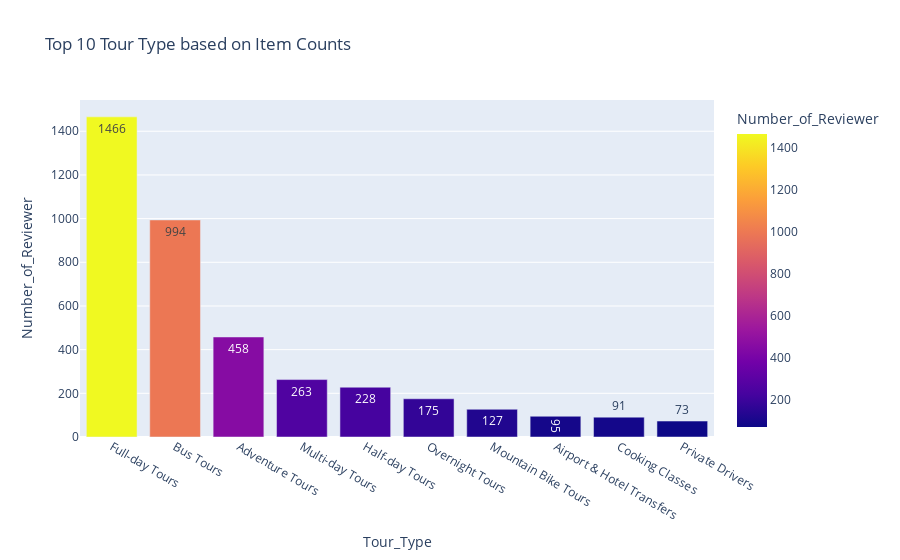

Here is the notebook cell this chart was saved with:
### Code cell
# Calculate the counts for each Tour_Type
counts = df3.groupby('Tour_Type').count().reset_index()

# Sort the values by descending order of count and select top 10
counts = counts.sort_values(by='Number_of_Reviewer', ascending=False)[:10]

# Create the histogram using plotly express
fig = px.bar(counts, x='Tour_Type', y='Number_of_Reviewer', 
                   color='Number_of_Reviewer',text_auto=True,
                   title='Top 10 Tour Type based on Item Counts')

# Display the histogram
fig.show()

### Figure 1 — Plotly figure (JSON) as saved in the notebook; plotly's stock layout.template omitted (floating-point values rounded to 4 significant figures)
{"data": [{"alignmentgroup": "True", "hovertemplate": "Tour_Type=%{x}<br>Number_of_Reviewer=%{marker.color}<extra></extra>", "legendgroup": "", "marker": {"color": [1466, 994, 458, 263, 228, 175, 127, 95, 91, 73], "coloraxis": "coloraxis", "pattern": {"shape": ""}}, "name": "", "offsetgroup": "", "orientation": "v", "showlegend": false, "textposition": "auto", "texttemplate": "%{y}", "type": "bar", "x": ["Full-day Tours", "Bus Tours", "Adventure Tours", "Multi-day Tours", "Half-day Tours", "Overnight Tours", "Mountain Bike Tours", "Airport & Hotel Transfers", "Cooking Classes", "Private Drivers"], "xaxis": "x", "y": [1466, 994, 458, 263, 228, 175, 127, 95, 91, 73], "yaxis": "y"}], "layout": {"barmode": "relative", "coloraxis": {"colorbar": {"title": {"text": "Number_of_Reviewer"}}, "colorscale": [[0, "#0d0887"], [0.1111, "#46039f"], [0.2222, "#7201a8"], [0.3333, "#9c179e"], [0.4444, "#bd3786"], [0.5556, "#d8576b"], [0.6667, "#ed7953"], [0.7778, "#fb9f3a"], [0.8889, "#fdca26"], [1, "#f0f921"]]}, "legend": {"tracegroupgap": 0}, "title": {"text": "Top 10 Tour Type based on Item Counts"}, "xaxis": {"anchor": "y", "domain": [0, 1], "title": {"text": "Tour_Type"}}, "yaxis": {"anchor": "x", "domain": [0, 1], "title": {"text": "Number_of_Reviewer"}}}}
